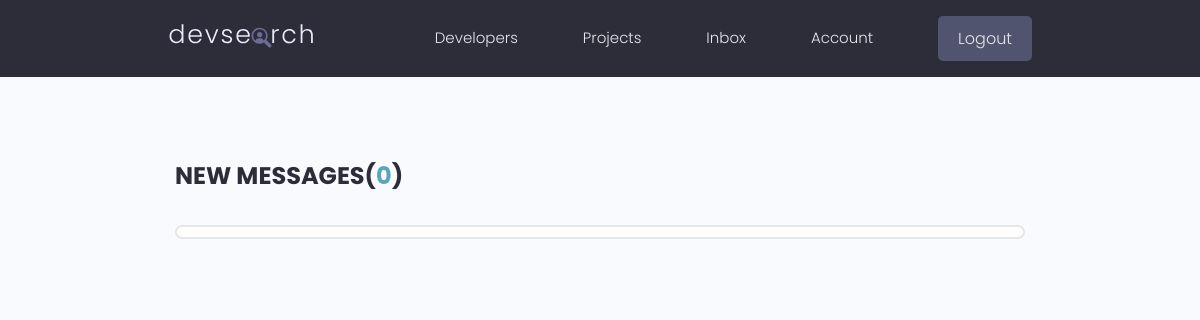
The app's page /inbox/ (signed in), older data.
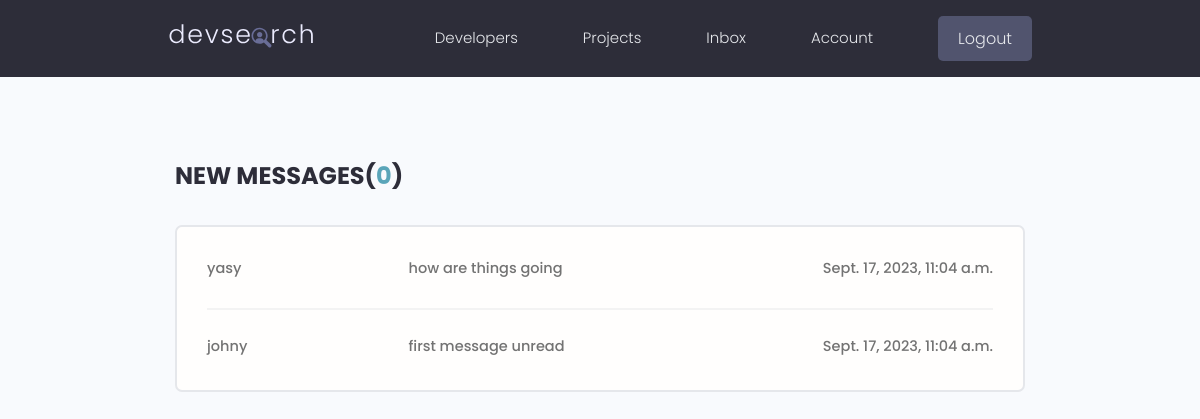
The same page, newer data.
### users/models.py (models this page shows, shortened)
class Message(models.Model):
    sender = models.ForeignKey(Profile, on_delete=models.SET_NULL, null=True, blank=True)
    recipient = models.ForeignKey(Profile, on_delete=models.SET_NULL, null=True, blank=True, related_name='messages')
    name = models.CharField(max_length=200, null=True, blank=True)
    email = models.EmailField(max_length=200, null=True, blank=True)
    subject = models.CharField(max_length=200, null=True, blank=True)
    body = models.TextField()
    is_read = models.BooleanField(default=False, null=True)
    created = models.DateTimeField(auto_now_add=True)
    id = models.UUIDField(default=uuid.uuid4, unique=True, primary_key=True, editable=False)
    class Meta:
        ordering = ['is_read', '-created']

### users/views.py (the view)
# urls.py: path('inbox/', views.inbox, name='inbox'),
@login_required(login_url='login')
def inbox(request):
    profile = request.user.profile
    messageRequests = profile.messages.all()
    unreadCount = messageRequests.filter(is_read=False).count()
    context = {'unreadCount': unreadCount, 'messageRequests': messageRequests}
    return render(request, 'users/inbox.html', context)

### users/templates/users/inbox.html
{% extends "main.html" %}
{% block content %}
  <main class="inbox my-xl">
    <div class="content-box">
      <h3 class="inbox__title">New Messages(<span>{{unreadCount}}</span>)</h3>
      <ul class="messages">
        {% for message in messageRequests %}
        {% if message.is_read == False %}
        <li class="message message--unread">
        {% else %}
        <li class="message">
        {% endif %}
          <a href="{% url 'message' message.id %}">
            <span class="message__author">{{message.name}}</span>
            <span class="message__subject">{{message.subject}}</span>
            <span class="message__date">{{message.created}}</span>
          </a>
        </li>
        {% endfor %}
      </ul>
    </div>
  </main>
{% endblock content %}

Row changes from the older to the newer data that the page shows:
added Message: name "yasy", subject "how are things going", created "Sept. 17, 2023, 11:04 a.m."
added Message: name "johny", subject "first message unread", created "Sept. 17, 2023, 11:04 a.m."
